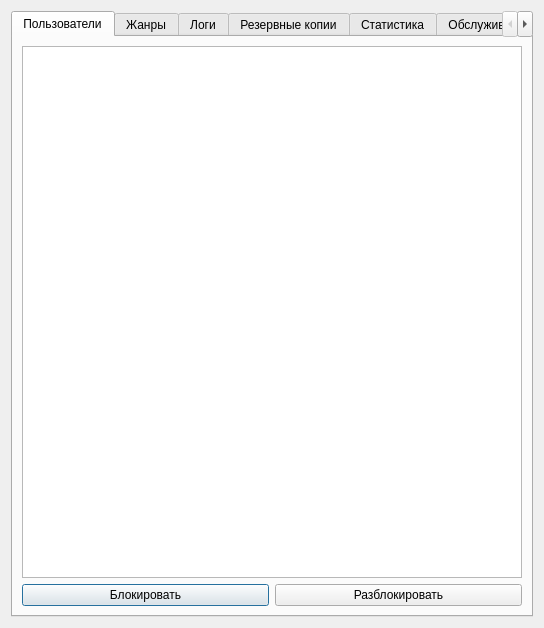
<?xml version="1.0" encoding="UTF-8"?>
<ui version="4.0">
 <class>AdminPanelWindow</class>
 <widget class="QDialog" name="AdminPanelWindow">
  <property name="geometry">
   <rect>
    <x>0</x>
    <y>0</y>
    <width>544</width>
    <height>628</height>
   </rect>
  </property>
  <property name="windowTitle">
   <string>Панель администратора</string>
  </property>
  <layout class="QVBoxLayout" name="verticalLayout">
   <item>
    <widget class="QTabWidget" name="tabWidget">
     <property name="currentIndex">
      <number>0</number>
     </property>
     <widget class="QWidget" name="usersTab">
      <attribute name="title">
       <string>Пользователи</string>
      </attribute>
      <layout class="QVBoxLayout" name="verticalLayout_2">
       <item>
        <widget class="QTableView" name="usersTableView"/>
       </item>
       <item>
        <layout class="QHBoxLayout" name="horizontalLayout">
         <item>
          <widget class="QPushButton" name="blockUserButton">
           <property name="text">
            <string>Блокировать</string>
           </property>
          </widget>
         </item>
         <item>
          <widget class="QPushButton" name="unblockUserButton">
           <property name="text">
            <string>Разблокировать</string>
           </property>
          </widget>
         </item>
        </layout>
       </item>
      </layout>
     </widget>
     <widget class="QWidget" name="genresTab">
      <attribute name="title">
       <string>Жанры</string>
      </attribute>
      <layout class="QVBoxLayout" name="verticalLayout_3">
       <item>
        <widget class="QTableView" name="genresTableView"/>
       </item>
       <item>
        <layout class="QHBoxLayout" name="horizontalLayout_2">
         <item>
          <widget class="QPushButton" name="addGenreButton">
           <property name="text">
            <string>Добавить</string>
           </property>
          </widget>
         </item>
         <item>
          <widget class="QPushButton" name="editGenreButton">
           <property name="text">
            <string>Редактировать</string>
           </property>
          </widget>
         </item>
         <item>
          <widget class="QPushButton" name="deleteGenreButton">
           <property name="text">
            <string>Удалить</string>
           </property>
          </widget>
         </item>
        </layout>
       </item>
      </layout>
     </widget>
     <widget class="QWidget" name="logsTab">
      <attribute name="title">
       <string>Логи</string>
      </attribute>
      <layout class="QVBoxLayout" name="verticalLayout_4">
       <item>
        <layout class="QHBoxLayout" name="datesLayout">
         <item>
          <widget class="QLabel" name="startDateLabel">
           <property name="text">
            <string>Начальная дата:</string>
           </property>
          </widget>
         </item>
         <item>
          <widget class="QDateEdit" name="startDateEdit">
           <property name="calendarPopup">
            <bool>true</bool>
           </property>
          </widget>
         </item>
         <item>
          <widget class="QLabel" name="endDateLabel">
           <property name="text">
            <string>Конечная дата:</string>
           </property>
          </widget>
         </item>
         <item>
          <widget class="QDateEdit" name="endDateEdit">
           <property name="calendarPopup">
            <bool>true</bool>
           </property>
          </widget>
         </item>
        </layout>
       </item>
       <item>
        <widget class="QTableView" name="logsTableView"/>
       </item>
       <item>
        <layout class="QHBoxLayout" name="buttonsLayout">
         <item>
          <widget class="QPushButton" name="refreshLogsButton">
           <property name="text">
            <string>Обновить</string>
           </property>
          </widget>
         </item>
         <item>
          <widget class="QPushButton" name="archiveLogsButton">
           <property name="text">
            <string>Архивировать</string>
           </property>
          </widget>
         </item>
         <item>
          <widget class="QPushButton" name="deleteLogsButton">
           <property name="text">
            <string>Удалить</string>
           </property>
          </widget>
         </item>
         <item>
          <widget class="QPushButton" name="importLogsButton">
           <property name="text">
            <string>Импортировать</string>
           </property>
          </widget>
         </item>
        </layout>
       </item>
      </layout>
     </widget>
     <widget class="QWidget" name="backupsTab">
      <attribute name="title">
       <string>Резервные копии</string>
      </attribute>
      <layout class="QVBoxLayout" name="verticalLayout_5">
       <item>
        <widget class="QTableView" name="backupsTableView"/>
       </item>
       <item>
        <layout class="QHBoxLayout" name="backupButtonsLayout">
         <item>
          <widget class="QPushButton" name="createBackupButton">
           <property name="text">
            <string>Создать резервную копию</string>
           </property>
          </widget>
         </item>
         <item>
          <widget class="QPushButton" name="restoreBackupButton">
           <property name="text">
            <string>Восстановить из резервной копии</string>
           </property>
          </widget>
         </item>
        </layout>
       </item>
      </layout>
     </widget>
     <widget class="QWidget" name="statisticsTab">
      <attribute name="title">
       <string>Статистика</string>
      </attribute>
      <layout class="QVBoxLayout" name="verticalLayout_6">
       <item>
        <widget class="QTabWidget" name="statisticsTabWidget">
         <property name="currentIndex">
          <number>0</number>
         </property>
         <widget class="QWidget" name="genreStatsTab">
          <attribute name="title">
           <string>Статистика жанров</string>
          </attribute>
          <layout class="QVBoxLayout" name="verticalLayout_7" stretch="3,1,1">
           <item>
            <widget class="QGraphicsView" name="genreChartView">
             <property name="sizePolicy">
              <sizepolicy hsizetype="Expanding" vsizetype="Expanding">
               <horstretch>0</horstretch>
               <verstretch>3</verstretch>
              </sizepolicy>
             </property>
            </widget>
           </item>
           <item>
            <widget class="QTextBrowser" name="genreStatsDescription">
             <property name="sizePolicy">
              <sizepolicy hsizetype="Expanding" vsizetype="Preferred">
               <horstretch>0</horstretch>
               <verstretch>1</verstretch>
              </sizepolicy>
             </property>
            </widget>
           </item>
           <item>
            <widget class="QTableView" name="genreStatsTable">
             <property name="sizePolicy">
              <sizepolicy hsizetype="Expanding" vsizetype="Preferred">
               <horstretch>0</horstretch>
               <verstretch>1</verstretch>
              </sizepolicy>
             </property>
            </widget>
           </item>
          </layout>
         </widget>
         <widget class="QWidget" name="borrowingStatsTab">
          <attribute name="title">
           <string>Статистика бронирований</string>
          </attribute>
          <layout class="QVBoxLayout" name="verticalLayout_8" stretch="3,1,1">
           <item>
            <widget class="QGraphicsView" name="borrowingChartView">
             <property name="sizePolicy">
              <sizepolicy hsizetype="Expanding" vsizetype="Expanding">
               <horstretch>0</horstretch>
               <verstretch>3</verstretch>
              </sizepolicy>
             </property>
            </widget>
           </item>
           <item>
            <widget class="QTextBrowser" name="borrowingStatsDescription">
             <property name="sizePolicy">
              <sizepolicy hsizetype="Expanding" vsizetype="Preferred">
               <horstretch>0</horstretch>
               <verstretch>1</verstretch>
              </sizepolicy>
             </property>
            </widget>
           </item>
           <item>
            <widget class="QTableView" name="borrowingStatsTable">
             <property name="sizePolicy">
              <sizepolicy hsizetype="Expanding" vsizetype="Preferred">
               <horstretch>0</horstretch>
               <verstretch>1</verstretch>
              </sizepolicy>
             </property>
            </widget>
           </item>
          </layout>
         </widget>
         <widget class="QWidget" name="ratingStatsTab">
          <attribute name="title">
           <string>Статистика рейтингов</string>
          </attribute>
          <layout class="QVBoxLayout" name="verticalLayout_9" stretch="3,1,1">
           <item>
            <widget class="QGraphicsView" name="ratingChartView">
             <property name="sizePolicy">
              <sizepolicy hsizetype="Expanding" vsizetype="Expanding">
               <horstretch>0</horstretch>
               <verstretch>3</verstretch>
              </sizepolicy>
             </property>
            </widget>
           </item>
           <item>
            <widget class="QTextBrowser" name="ratingStatsDescription">
             <property name="sizePolicy">
              <sizepolicy hsizetype="Expanding" vsizetype="Preferred">
               <horstretch>0</horstretch>
               <verstretch>1</verstretch>
              </sizepolicy>
             </property>
            </widget>
           </item>
           <item>
            <widget class="QTableView" name="ratingStatsTable">
             <property name="sizePolicy">
              <sizepolicy hsizetype="Expanding" vsizetype="Preferred">
               <horstretch>0</horstretch>
               <verstretch>1</verstretch>
              </sizepolicy>
             </property>
            </widget>
           </item>
          </layout>
         </widget>
         <widget class="QWidget" name="userActivityTab">
          <attribute name="title">
           <string>Активность пользователей</string>
          </attribute>
          <layout class="QVBoxLayout" name="verticalLayout_10" stretch="3,1,1">
           <item>
            <widget class="QGraphicsView" name="userActivityChartView">
             <property name="sizePolicy">
              <sizepolicy hsizetype="Expanding" vsizetype="Expanding">
               <horstretch>0</horstretch>
               <verstretch>3</verstretch>
              </sizepolicy>
             </property>
            </widget>
           </item>
           <item>
            <widget class="QTextBrowser" name="userActivityDescription">
             <property name="sizePolicy">
              <sizepolicy hsizetype="Expanding" vsizetype="Preferred">
               <horstretch>0</horstretch>
               <verstretch>1</verstretch>
              </sizepolicy>
             </property>
            </widget>
           </item>
           <item>
            <widget class="QTableView" name="userActivityTable">
             <property name="sizePolicy">
              <sizepolicy hsizetype="Expanding" vsizetype="Preferred">
               <horstretch>0</horstretch>
               <verstretch>1</verstretch>
              </sizepolicy>
             </property>
            </widget>
           </item>
          </layout>
         </widget>
        </widget>
       </item>
      </layout>
     </widget>
     <widget class="QWidget" name="maintenanceTab">
      <attribute name="title">
       <string>Обслуживание БД</string>
      </attribute>
      <layout class="QVBoxLayout" name="verticalLayout_11">
       <item>
        <widget class="QGroupBox" name="maintenanceGroupBox">
         <property name="title">
          <string>Статус системы</string>
         </property>
         <layout class="QFormLayout" name="formLayout">
          <item row="0" column="0">
           <widget class="QLabel" name="lastBackupLabel">
            <property name="text">
             <string>Последний бэкап:</string>
            </property>
           </widget>
          </item>
          <item row="0" column="1">
           <widget class="QLabel" name="lastBackupValue"/>
          </item>
          <item row="1" column="0">
           <widget class="QLabel" name="activeBorrowingsLabel">
            <property name="text">
             <string>Активные бронирования:</string>
            </property>
           </widget>
          </item>
          <item row="1" column="1">
           <widget class="QLabel" name="activeBorrowingsValue"/>
          </item>
          <item row="2" column="0">
           <widget class="QLabel" name="databaseSizeLabel">
            <property name="text">
             <string>Размер базы данных:</string>
            </property>
           </widget>
          </item>
          <item row="2" column="1">
           <widget class="QLabel" name="databaseSizeValue"/>
          </item>
         </layout>
        </widget>
       </item>
       <item>
        <widget class="QPushButton" name="maintenanceButton">
         <property name="text">
          <string>Выполнить обслуживание</string>
         </property>
        </widget>
       </item>
       <item>
        <widget class="QTableView" name="maintenanceLogTable"/>
       </item>
      </layout>
     </widget>
     <widget class="QWidget" name="dataManagementTab">
      <attribute name="title">
       <string>Управление данными</string>
      </attribute>
      <layout class="QVBoxLayout" name="verticalLayout_12">
       <item>
        <widget class="QGroupBox" name="exportGroupBox">
         <property name="title">
          <string>Экспорт данных</string>
         </property>
         <layout class="QHBoxLayout" name="horizontalLayout_3">
          <item>
           <widget class="QComboBox" name="exportTypeCombo">
            <item>
             <property name="text">
              <string>Игры</string>
             </property>
            </item>
            <item>
             <property name="text">
              <string>Бронирования</string>
             </property>
            </item>
            <item>
             <property name="text">
              <string>Статистика</string>
             </property>
            </item>
           </widget>
          </item>
          <item>
           <widget class="QPushButton" name="exportButton">
            <property name="text">
             <string>Экспорт в CSV</string>
            </property>
           </widget>
          </item>
         </layout>
        </widget>
       </item>
       <item>
        <widget class="QGroupBox" name="importGroupBox">
         <property name="title">
          <string>Импорт данных</string>
         </property>
         <layout class="QVBoxLayout" name="verticalLayout_import">
          <item>
           <layout class="QHBoxLayout" name="horizontalLayout_4">
            <item>
             <widget class="QComboBox" name="importTypeCombo">
              <item>
               <property name="text">
                <string>Игры</string>
               </property>
              </item>
              <item>
               <property name="text">
                <string>Бронирования</string>
               </property>
              </item>
             </widget>
            </item>
            <item>
             <widget class="QCheckBox" name="replaceExistingCheckBox">
              <property name="text">
               <string>Заменять существующие</string>
              </property>
             </widget>
            </item>
            <item>
             <widget class="QPushButton" name="importButton">
              <property name="text">
               <string>Импорт из CSV</string>
              </property>
             </widget>
            </item>
           </layout>
          </item>
         </layout>
        </widget>
       </item>
       <item>
        <widget class="QTabWidget" name="dataViewsTab">
         <property name="currentIndex">
          <number>0</number>
         </property>
         <widget class="QWidget" name="activeBorrowingsTab">
          <attribute name="title">
           <string>Активные бронирования</string>
          </attribute>
          <layout class="QVBoxLayout" name="verticalLayout_13">
           <item>
            <widget class="QTableView" name="activeBorrowingsTable"/>
           </item>
          </layout>
         </widget>
         <widget class="QWidget" name="userStatsTab">
          <attribute name="title">
           <string>Статистика пользователей</string>
          </attribute>
          <layout class="QVBoxLayout" name="verticalLayout_14">
           <item>
            <widget class="QTableView" name="userStatsTable"/>
           </item>
          </layout>
         </widget>
         <widget class="QWidget" name="popularGamesTab">
          <attribute name="title">
           <string>Популярные игры</string>
          </attribute>
          <layout class="QVBoxLayout" name="verticalLayout_15">
           <item>
            <widget class="QTableView" name="popularGamesTable"/>
           </item>
          </layout>
         </widget>
        </widget>
       </item>
      </layout>
     </widget>
    </widget>
   </item>
  </layout>
 </widget>
 <resources/>
 <connections/>
</ui>
